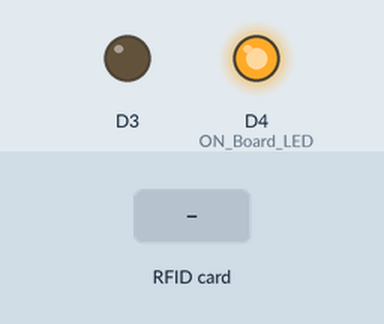
Simulated run of this sketch. Board: ESP8266 (NodeMCU). Shown: output pins drawn as LEDs (lit = HIGH). The inputs (shaded band) are chosen by the test bench. WiFi joins after 1.5 s; servers stay silent unless stated; uploads are accepted with an empty reply; what the sketch prints to the serial monitor is not drawn.

Above: at 3.2 s.
3.3 s: RFID card 5E 7A 19 C4 held to the reader
At 4.0 s:
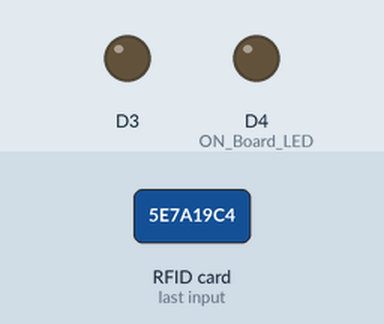
Timing chart, 0 to 6.3 s (numbered marks = the images above; inputs shaded):
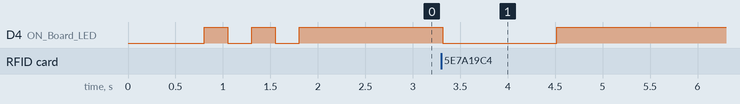

Measured:
- after the input at 3.3 s, D4 (ON_Board_LED): HIGH → LOW at once, → HIGH 1.2 s later

The sketch:

INTEGRATED-ADMIN-FINAL.ino
```cpp
#include <ESP8266WebServer.h>
#include <ESP8266HTTPClient.h>


#include <SPI.h>
#include <MFRC522.h>

#define SS_PIN D2
#define RST_PIN D1
MFRC522 mfrc522(SS_PIN, RST_PIN);

#define ON_Board_LED 2


const char* ssid = "JioFi3_EADD46";
const char* password = "hdv66ynvny";

ESP8266WebServer server(80);

int readsuccess;
byte readcard[4];
char str[32] = "";
String StrUID;

void setup() {
  Serial.begin(115200);
  SPI.begin();
  mfrc522.PCD_Init();
  pinMode(D3, OUTPUT);
  digitalWrite(D3, LOW);
  delay(500);

  WiFi.begin(ssid, password);
  Serial.println("");

  pinMode(ON_Board_LED, OUTPUT);
  digitalWrite(ON_Board_LED, HIGH);


  Serial.print("Connecting");
  while (WiFi.status() != WL_CONNECTED) {
    Serial.print(".");

    digitalWrite(ON_Board_LED, LOW);
    delay(250);
    digitalWrite(ON_Board_LED, HIGH);
    delay(250);
  }
  digitalWrite(ON_Board_LED, HIGH);

  Serial.println("");
  Serial.print("Successfully connected to : ");
  Serial.println(ssid);
  Serial.print("IP address: ");
  Serial.println(WiFi.localIP());

  Serial.println("Please tag a card to see the UID ");
  Serial.println("");
}

const char *host = "http://192.168.225.238/";

void loop() {

  readsuccess = getid();

  if (readsuccess) {
    digitalWrite(ON_Board_LED, LOW);
    HTTPClient http;

    String UIDresultSend, postData;
    UIDresultSend = StrUID;


    postData = "UIDresult=" + UIDresultSend;

    http.begin("http://192.168.225.238/NodeMCU_Final/getUID.php");
    http.addHeader("Content-Type", "application/x-www-form-urlencoded");

    int httpCode = http.POST(postData);
    String payload = http.getString();

    Serial.println(UIDresultSend);
    Serial.println(httpCode);
    Serial.println(payload);

    http.end();
    delay(1000);
    digitalWrite(ON_Board_LED, HIGH);

    String GetAddress, LinkGet, getData;
    int id = 1; //--> ID in Database
    GetAddress = "NodeMCU_Final/GetData.php";
    LinkGet = host + GetAddress; //--> Make a Specify request destination
    getData = "ID=" + String(id);
    //getData = "Stat";
    Serial.println("----------------Connect to Server-----------------");
    Serial.println("Get ID from Database");
    Serial.print("Request Link : ");
    Serial.println(LinkGet);
    http.begin(LinkGet); //--> Specify request destination
    http.addHeader("Content-Type", "application/x-www-form-urlencoded");
    int httpCodeGet = http.POST(getData);
    String payloadGet = http.getString();
    Serial.print("Response Code : ");
    Serial.println(httpCodeGet);
    Serial.print("Returned data from Server : ");
    Serial.println(payloadGet);

    Serial.println("----------------Closing Connection----------------");
    http.end();

    if (payloadGet.indexOf(StrUID) > 0) {
      digitalWrite(D3, HIGH);
      delay(1000);
      digitalWrite(D3, LOW);
      Serial.print(": Registered User, Access Granted!");
      Serial.println();

    } else {
      digitalWrite(D3, LOW);
      Serial.print(": User is not registered, Access Denied!");
      Serial.println();
    }

  }
}

int getid() {
  if (!mfrc522.PICC_IsNewCardPresent()) {
    return 0;
  }
  if (!mfrc522.PICC_ReadCardSerial()) {
    return 0;
  }

  Serial.print("THE UID OF THE SCANNED CARD IS : ");

  for (int i = 0; i < 4; i++) {
    readcard[i] = mfrc522.uid.uidByte[i]; //storing the UID of the tag in readcard
    array_to_string(readcard, 4, str);
    StrUID = str;
  }
  mfrc522.PICC_HaltA();
  return 1;
}


void array_to_string(byte array[], unsigned int len, char buffer[]) {
  for (unsigned int i = 0; i < len; i++)
  {
    byte nib1 = (array[i] >> 4) & 0x0F;
    byte nib2 = (array[i] >> 0) & 0x0F;
    buffer[i * 2 + 0] = nib1  < 0xA ? '0' + nib1  : 'A' + nib1  - 0xA;
    buffer[i * 2 + 1] = nib2  < 0xA ? '0' + nib2  : 'A' + nib2  - 0xA;
  }
  buffer[len * 2] = '\0';
}
```
